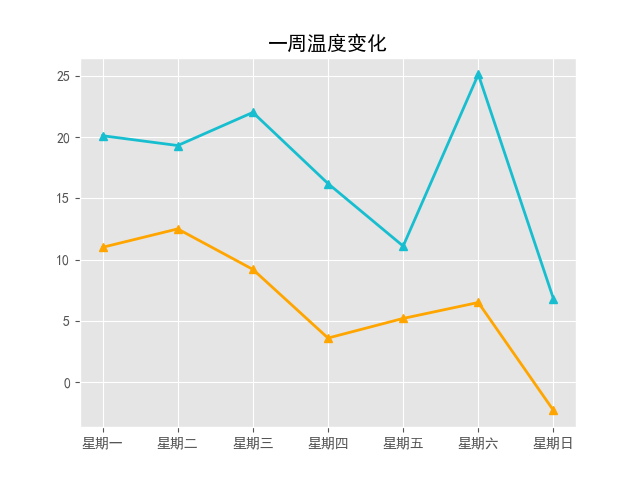

This chart was generated by the following Python code:
import matplotlib.pyplot as plt

days=['星期一','星期二','星期三','星期四','星期五','星期六','星期日']
maxTmp=[20.1,19.3,22.0,16.2,11.1,25.1,6.8]
minTmp=[11.0,12.5,9.2,3.6,5.2,6.5,-2.3]
plt.style.use('ggplot')
plt.rcParams['font.sans-serif']=['SimHei']
plt.plot(days,minTmp,label='最低温',marker='^',color='orange',linewidth=2)
plt.plot(days,maxTmp,label='最高温',marker='^',color='#17becf',linewidth=2)
plt.title('一周温度变化')
plt.savefig('2.png')
plt.show()
